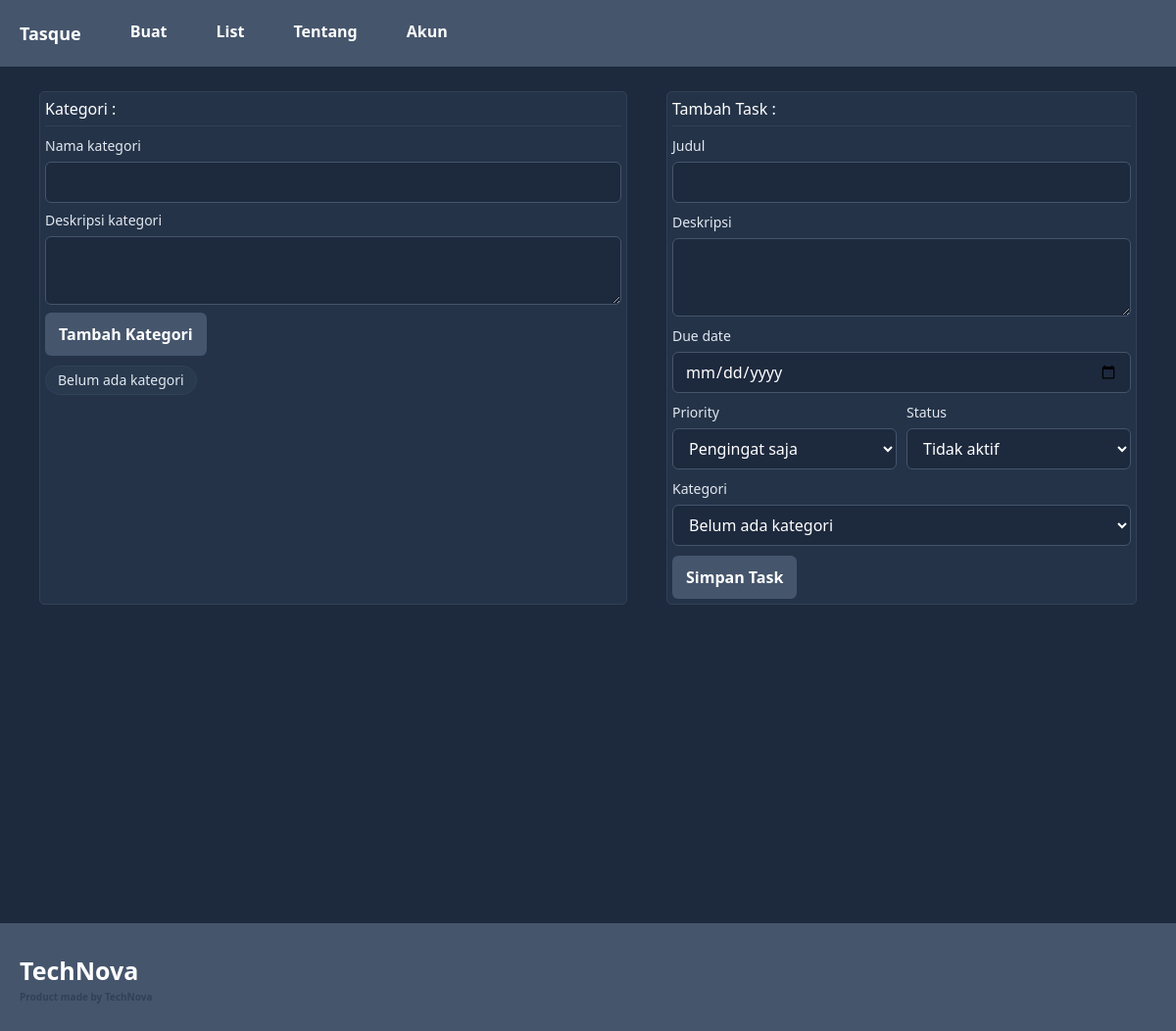
Before: /index.php (signed in) with the older database file.
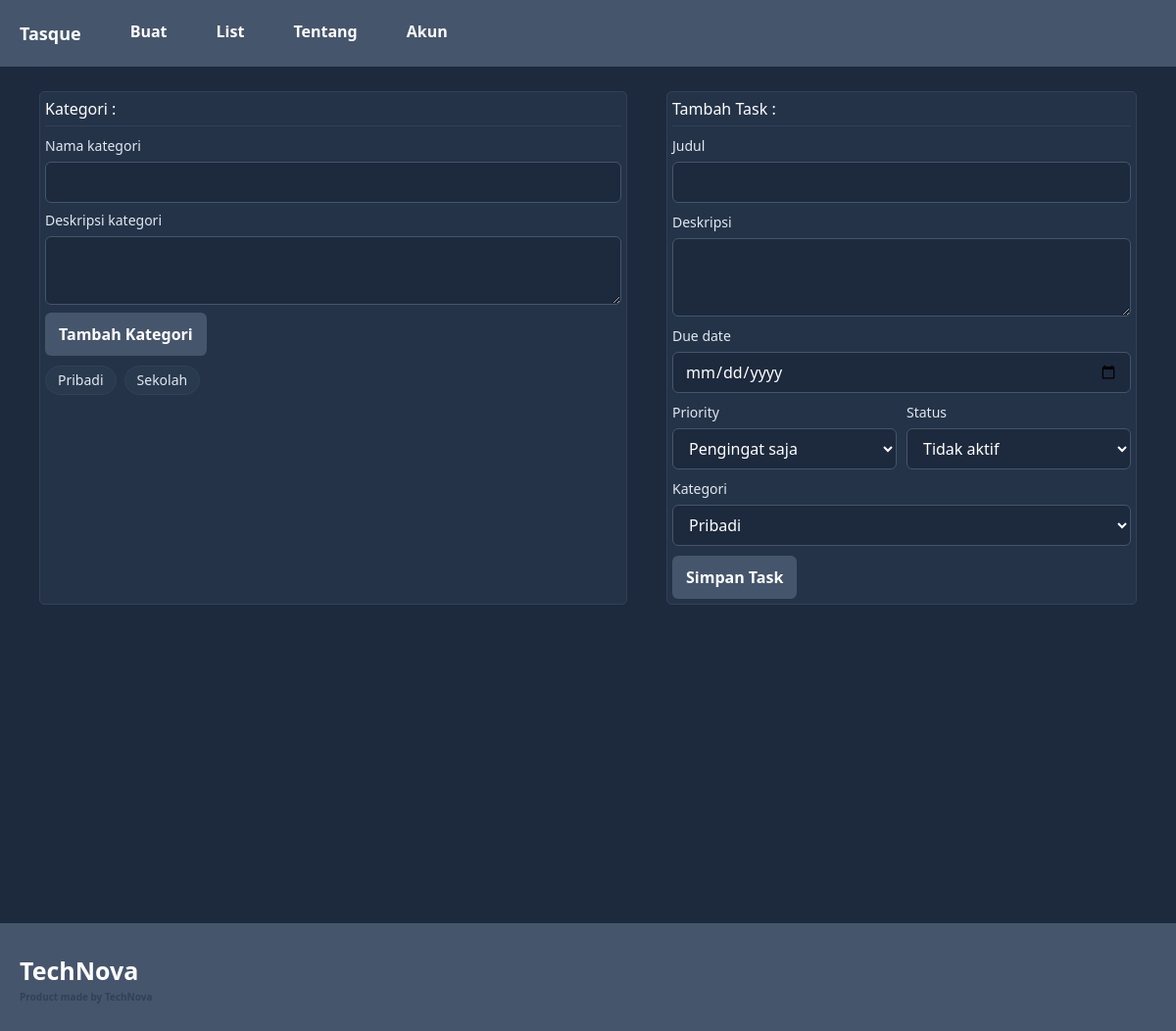
After: the same page with the newer database file.
### tables this page shows
CREATE TABLE `category` (
  `cat_id` int NOT NULL,
  `name` varchar(50) NOT NULL,
  `description` text NOT NULL
);

### auth.php (called while the page is built, shortened)
<?php
function current_user_id(): ?int {
    return isset($_SESSION['user_id']) ? (int)$_SESSION['user_id'] : null;
}

### index.php (the view, shortened to what the changed rows need)
<?php
    require_once "./auth.php";
    $conn = dbConnect();
    $userId = current_user_id();
    if ($userId !== null) {
        $userIdEsc = (int)$userId;
        $resTask = $conn->query("SELECT COUNT(*) AS cnt FROM task WHERE user_id = $userIdEsc");
    }
?>
<!DOCTYPE html>
<html lang="en">
<head>
    <script src="https://cdn.jsdelivr.net/npm/@tailwindcss/browser@4"></script>
</head>
<body class="bg-slate-800 text-white">
    <div class="flex w-[100%] mt-[25px] justify-evenly">
        <div class="w-[50%] border border-slate-700 rounded-[5px] p-[5px] bg-slate-700/40">
            <div class="mt-[10px] flex flex-wrap gap-[8px]">
                <?php
                    $categories = [];
                    $catRes = $conn->query("SELECT cat_id, name FROM category ORDER BY name ASC");
                    if ($catRes) {
                        while ($row = $catRes->fetch_assoc()) {
                            $categories[] = $row;
                        }
                    }
                    if (count($categories) === 0) {
                ?>
                        <div class="border border-slate-700 rounded-[999px] w-fit px-[12px] py-[4px] bg-slate-700/40 text-slate-200 text-sm">
                            Belum ada kategori
                        </div>
                <?php
                    } else {
                        foreach ($categories as $cat) {
                ?>
                        <div class="border border-slate-700 rounded-[999px] w-fit px-[12px] py-[4px] bg-slate-700/40 text-slate-200 text-sm">
                            <?php echo htmlspecialchars($cat['name']); ?>
                        </div>
                <?php
                        }
                    }
                ?>
            </div>
        </div>
        <div class="w-[40%] border border-slate-700 rounded-[5px] p-[5px] bg-slate-700/40">
            <form action="" method="post" class="mt-[10px] flex flex-col gap-[10px]">
                <div class="flex flex-col gap-[6px]">
                    <label class="text-sm text-slate-200">Kategori</label>
                    <select
                        name="cat_id"
                        required
                        class="rounded-[6px] bg-slate-800 border border-slate-600 px-[12px] py-[8px] focus:outline-none"
                    >
                        <?php
                            $catSelectRes = $conn->query("SELECT cat_id, name FROM category WHERE cat_id IS NOT NULL ORDER BY name ASC");
                            if ($catSelectRes && $catSelectRes->num_rows > 0) {
                                while ($catRow = $catSelectRes->fetch_assoc()) {
                                    $catId = (int)$catRow['cat_id'];
                                    $catName = htmlspecialchars((string)$catRow['name']);
                        ?>
                                    <option value="<?php echo $catId; ?>"><?php echo $catName; ?></option>
                        <?php
                                }
                            } else {
                        ?>
                                <option value="0">Belum ada kategori</option>
                        <?php
                            }
                        ?>
                    </select>
                </div>
            </form>
        </div>
    </div>
</body>
</html>

Changed rows visible on the page:
added category: name "Pribadi"
added category: name "Sekolah"
Other visible differences:
form field cat_id: "Belum ada kategori" → "Pribadi"
text no longer shown: "Belum ada kategori"
